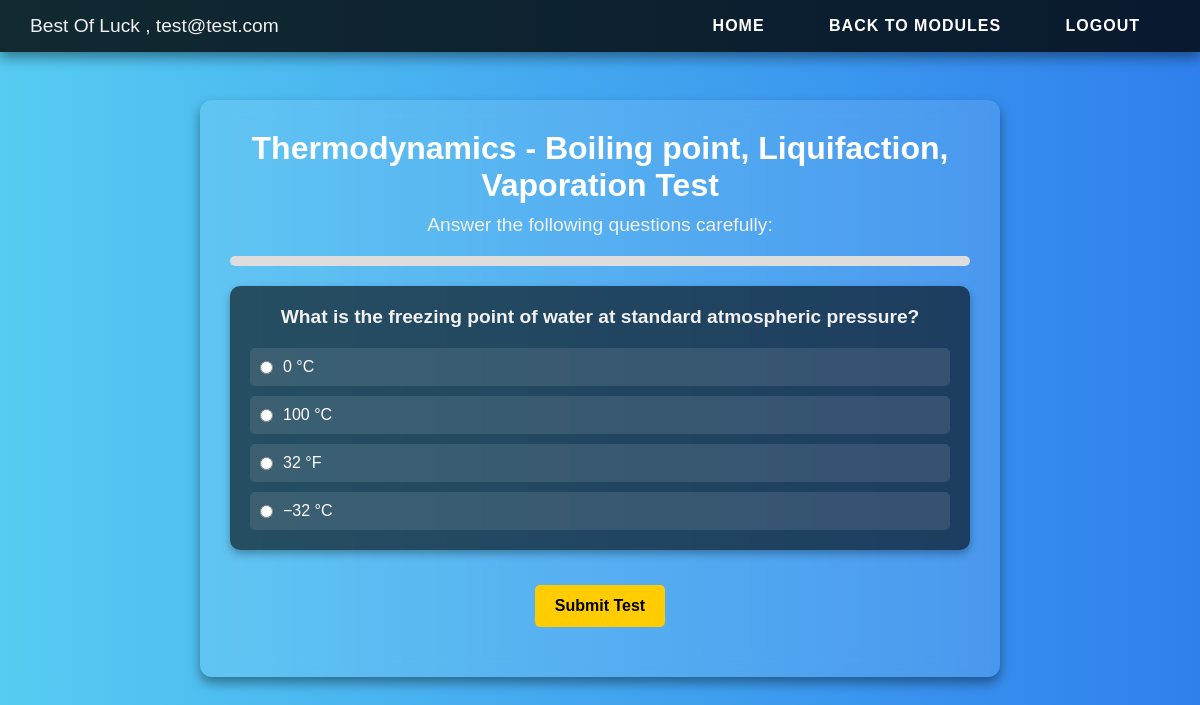
The app's page /test/1/2/ (signed in) with its own data.
### my_app/models.py (models this page shows, shortened)
class Topic(models.Model):
    topic_id = models.AutoField(primary_key=True)
    topic_name = models.CharField(max_length=30)
    topic_order = models.IntegerField()

class Subtopic(models.Model):
    topic = models.ForeignKey(Topic, related_name="subtopics", on_delete=models.CASCADE)
    subtopic_id = models.AutoField(primary_key=True)
    subtopic_name = models.CharField(max_length=255)
    subtopic_order_number = models.IntegerField()

class Question(models.Model):
    question_id = models.AutoField(primary_key=True)
    question_text = models.TextField()
    topic = models.ForeignKey(Topic, related_name="questions", on_delete=models.CASCADE)
    subtopic = models.ForeignKey(Subtopic, related_name="questions", on_delete=models.CASCADE)
    assigned_at = models.IntegerField(choices=[(0, 'Before Assignment'), (1, 'After Assignment')], default=0)
    difficulty_level = models.CharField(max_length=15, choices=[
        ('Beginner', 'Beginner'),
        ('Intermediate', 'Intermediate'),
        ('Advanced', 'Advanced'),
    ])

class Option(models.Model):
    option_id = models.AutoField(primary_key=True)
    question = models.ForeignKey(Question, on_delete=models.CASCADE, related_name="options")
    option_text = models.CharField(max_length=255)
    is_correct = models.BooleanField(default=False)

### my_app/views.py (the view, shortened to what this page needs)
# urls.py: path('test/<int:topic_id>/<int:subtopic_id>/', test_view, name='test'),
@login_required
def test_view(request, topic_id, subtopic_id):
    student = get_object_or_404(Student, user=request.user)
    topic = get_object_or_404(Topic, topic_id=topic_id)
    subtopic = get_object_or_404(Subtopic, subtopic_id=subtopic_id, topic=topic)
    module = VideoModule.objects.filter(topic=topic).first()
    if not module:
        return HttpResponse("No associated module found for this topic.", status=400)
    student_has_attempted_test = AssessmentResponse.objects.filter(
        assessment__student=student,
        question__subtopic=subtopic
    ).exists()
    student_progress = Progress.objects.filter(
        student=student,
        module=module,
        current_subtopic=subtopic
    ).first()  # Fetch the progress record without creating a new one.
    if student_progress:
        total_videos = VideoModule.objects.filter(subtopic=subtopic).count()
        watched_videos = VideoProgress.objects.filter(student=student, subtopic=subtopic, watched=True).count()
        if watched_videos == total_videos:
            student_progress.video_watched = True
        next_subtopic = Subtopic.objects.filter(
            topic=topic,
            subtopic_order_number__gt=subtopic.subtopic_order_number
        ).order_by('subtopic_order_number').first()
        student_progress.current_topic = topic
        student_progress.next_subtopic = next_subtopic
        student_progress.completion_status = 'In Progress'
        student_progress.save()
    load_video_link = not student_progress.video_watched
    context = {
        'topic': topic,
        'subtopic': subtopic,
        'questions': Question.objects.filter(topic=topic, assigned_at=1 if student_progress.video_watched else 0, subtopic=subtopic),
        'username': request.user.username,
        'assigned_video': student_progress.video_watched,
        'load_video_link': load_video_link,  # Include this flag in the context
    }
    return render(request, 'my_app/test.html', context)

### my_app/Templates/my_app/test.html (shortened to what this page needs)
{% load static %}
<!DOCTYPE html>
<html lang="en">
<head>
    <link rel="stylesheet" href="{% static 'CSS/test.css' %}">
</head>
<body>
    <nav class="navbar">
        <div class="left">
            <span class="welcome-text">Best Of Luck , {{ username }}</span>
        </div>
        <div class="right">
            <a href="{% url 'home' %}" class="nav-link"> Home</a>
            <a href="{% url 'modules' %}" class="nav-link"> Back to Modules</a>
            <a href="{% url 'logout' %}" class="nav-link"> Logout</a>
        </div>
    </nav>
    <div class="test-container">
        <h1>{{ topic.topic_name }} - {{ subtopic.subtopic_name }} Test</h1>
        <p>Answer the following questions carefully:</p>
        <div class="progress-bar">
        </div>
        <form method="POST" action="{% url 'submit_test' topic_id=topic.topic_id subtopic_id=subtopic.subtopic_id %}">
            <div id="questions-container">
                {% for question in questions %}
                    <div class="question-card">
                        <p class="question-text"><strong>{{ question.question_text }}</strong></p>
                        <div class="options">
                            {% for option in question.options.all %}
                                <label class="option">
                                    <input type="radio" name="question_{{ question.pk }}" value="{{ option.pk }}">
                                    {{ option.option_text }}
                                </label>
                            {% endfor %}
                        </div>
                    </div>
                {% endfor %}
            </div>
            <button type="submit" class="submit-btn">Submit Test</button>
        </form>
    </div>
</body>
</html>

### my_app/Static/CSS/test.css (style rules this page uses)
* { margin: 0; padding: 0; box-sizing: border-box; }
body { font-family: 'Arial', sans-serif; background: linear-gradient(to right, #56CCF2, #2F80ED); color: white; display: flex; flex-direction: column; align-items: center; }
.navbar { display: flex; justify-content: space-between; align-items: center; width: 100%; background: rgba(0, 0, 0, 0.8); padding: 15px 30px; position: fixed; top: 0; left: 0; z-index: 10; box-shadow: 0 6px 12px rgba(0, 0, 0, 0.4); }
.navbar .left .welcome-text { font-size: 1.2rem; color: #f1f1f1; }
.navbar .right a { color: white; text-decoration: none; margin: 0 15px; padding: 10px 15px; font-size: 1rem; font-weight: bold; text-transform: uppercase; letter-spacing: 1px; transition: all 0.3s ease; }
.test-container { margin-top: 100px; width: 90%; max-width: 800px; text-align: center; padding: 30px; background: rgba(255, 255, 255, 0.1); border-radius: 12px; backdrop-filter: blur(10px); box-shadow: 0 6px 12px rgba(0, 0, 0, 0.4); }
.test-container h1 { font-size: 2rem; margin-bottom: 10px; }
.test-container p { font-size: 1.2rem; color: #f1f1f1; margin-bottom: 20px; }
.progress-bar { width: 100%; height: 10px; background-color: #ddd; margin-bottom: 20px; border-radius: 5px; }
.question-card { background: rgba(0, 0, 0, 0.6); padding: 20px; border-radius: 10px; margin-bottom: 15px; box-shadow: 0 4px 8px rgba(0, 0, 0, 0.3); transition: transform 0.3s ease; }
.question-text { font-size: 1.2rem; margin-bottom: 10px; }
.options { display: flex; flex-direction: column; gap: 10px; }
.option { display: flex; align-items: center; background: rgba(255, 255, 255, 0.1); padding: 10px; border-radius: 5px; transition: background 0.3s ease, transform 0.2s; }
.option input { margin-right: 10px; }
.submit-btn { margin-top: 20px; padding: 12px 20px; background: #ffcc00; color: black; font-weight: bold; font-size: 1rem; border: none; border-radius: 5px; cursor: pointer; transition: all 0.3s ease; }

### records on screen
Topic: topic_name "Thermodynamics"
Subtopic: subtopic_name "Boiling point, Liquifaction, Vaporation"
Question: question_text "What is the freezing point of water at standard atmospheric pressure?"
Option: option_text "0 °C"
Option: option_text "100 °C"
Option: option_text "32 °F"
Option: option_text "−32 °C"

### other values on screen
{{ username }} "test@test.com"
